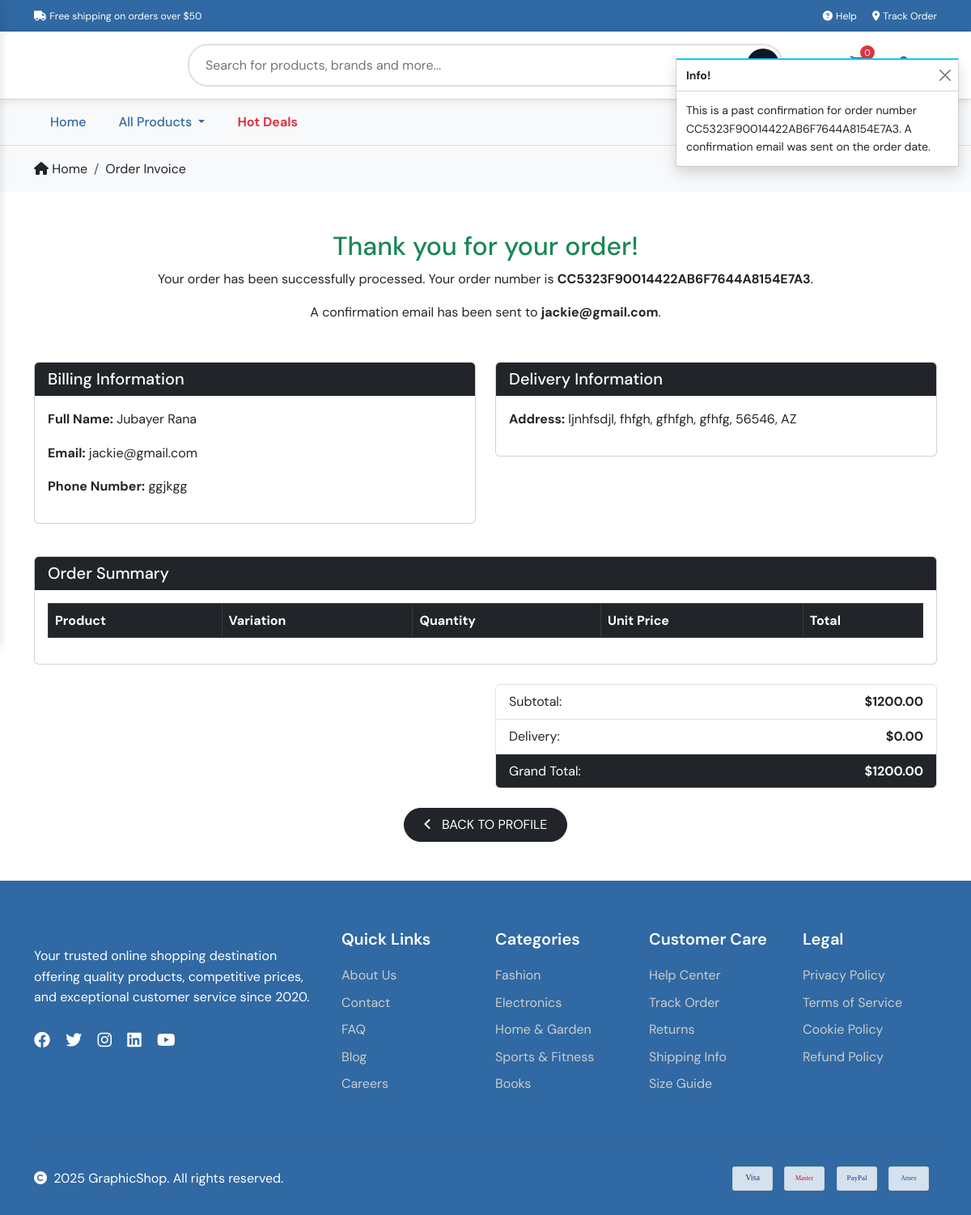
The page /profile/order/CC5323F90014422AB6F7644A8154E7A3/ (signed in) on the database its author committed.
### checkout/models.py (models this page shows, shortened)
class Order(models.Model):
    order_number = models.CharField(max_length=32, null=False, editable=False)
    full_name = models.CharField(max_length=50, null=False, blank=False)
    email = models.EmailField(max_length=254, null=False, blank=False)
    phone_number = models.CharField(max_length=20, null=False, blank=False)
    country = CountryField(blank_label='Country *', null=False, blank=False)
    postcode = models.CharField(max_length=20, null=True, blank=True)
    town_or_city = models.CharField(max_length=40, null=False, blank=False)
    street_address1 = models.CharField(max_length=80, null=False, blank=False)
    street_address2 = models.CharField(max_length=80, null=True, blank=True)
    county = models.CharField(max_length=80, null=True, blank=True)
    date = models.DateTimeField(auto_now_add=True)
    delivery_cost = models.DecimalField(max_digits=6, decimal_places=2, null=False, default=0)
    order_total = models.DecimalField(max_digits=10, decimal_places=2, null=False, default=0)
    grand_total = models.DecimalField(max_digits=10, decimal_places=2, null=False, default=0)
    original_bag = models.TextField(null=False, blank=False, default='')
    stripe_pid = models.CharField(max_length=254, null=False, blank=False, default='')

### profiles/views.py (the view)
# urls.py: path('order/<str:order_number>/', views.order_history, name='order_history'),
@login_required
def order_history(request, order_number):
    order = get_object_or_404(Order, order_number=order_number, email=request.user.email)
    messages.info(
        request,
        f'This is a past confirmation for order number {order_number}. '
        'A confirmation email was sent on the order date.'
    )
    return render(
        request,
        'checkout/checkout_success.html',
        {
            'order': order,
            'from_profile': True,
        }
    )

### bag/contexts.py (called while the page is built, shortened)
def bag_contents(request):
    bag_items = []
    total = 0
    product_count = 0
    bag = request.session.get('bag', {})
    if total < settings.FREE_DELIVERY_THRESHOLD:
        delivery = total * Decimal(settings.STANDARD_DELIVERY_PERCENTAGE / 100)
        free_delivery_delta = settings.FREE_DELIVERY_THRESHOLD - total
    else:
        delivery = Decimal(0)
        free_delivery_delta = Decimal(0)
    grand_total = total + delivery
    return {
        'bag_items': bag_items,
        'total': total,
        'product_count': product_count,
        'delivery': delivery,
        'free_delivery_delta': free_delivery_delta,
        'free_delivery_threshold': settings.FREE_DELIVERY_THRESHOLD,
        'grand_total': grand_total,
    }

### checkout/templates/checkout/checkout_success.html (shortened to what this page needs)
{% extends 'frontend/layouts/base.html' %}
{% load static %}
{% block content %}
<section class="breadcrumb-section border-top py-3 bg-light">
    <div class="container">
        <nav aria-label="breadcrumb">
            <ol class="breadcrumb mb-0 bg-light">
                <li class="breadcrumb-item">
                    <a href="{% url 'home' %}" class="text-decoration-none text-dark">
                        <i class="fas fa-home"></i> Home
                    </a>
                </li>
                <li class="breadcrumb-item active text-dark" aria-current="page">Order Invoice</li>
            </ol>
        </nav>
    </div>
</section>
<section class="container py-5">
    <div class="text-center mb-5">
        <h2 class="text-success">Thank you for your order!</h2>
        <p>Your order has been successfully processed. Your order number is <strong>{{ order.order_number }}</strong>.</p>
        <p>A confirmation email has been sent to <strong>{{ order.email }}</strong>.</p>
    </div>
    <div class="row mb-4">
        <div class="col-md-6">
            <div class="card mb-3">
                <div class="card-header bg-dark text-white">
                    <h5 class="mb-0">Billing Information</h5>
                </div>
                <div class="card-body">
                    <p><strong>Full Name:</strong> {{ order.full_name }}</p>
                    <p><strong>Email:</strong> {{ order.email }}</p>
                    <p><strong>Phone Number:</strong> {{ order.phone_number }}</p>
                </div>
            </div>
        </div>
        <div class="col-md-6">
            <div class="card mb-3">
                <div class="card-header bg-dark text-white">
                    <h5 class="mb-0">Delivery Information</h5>
                </div>
                <div class="card-body">
                    <p><strong>Address:</strong>
                        {{ order.street_address1 }}{% if order.street_address2 %}, {{ order.street_address2 }}{% endif %},
                        {{ order.town_or_city }}{% if order.county %}, {{ order.county }}{% endif %},
                        {{ order.postcode }}, {{ order.country }}
                    </p>
                </div>
            </div>
        </div>
    </div>
    <div class="card mb-4">
        <div class="card-header bg-dark text-white">
            <h5 class="mb-0">Order Summary</h5>
        </div>
        <div class="card-body">
            <table class="table table-bordered">
                <thead class="table-dark">
                    <tr>
                        <th>Product</th>
                        <th>Variation</th>
                        <th>Quantity</th>
                        <th>Unit Price</th>
                        <th>Total</th>
                    </tr>
                </thead>
            </table>
        </div>
    </div>
    <div class="row justify-content-end mb-4">
        <div class="col-md-6">
            <ul class="list-group">
                <li class="list-group-item d-flex justify-content-between">
                    <span>Subtotal:</span>
                    <strong>${{ order.order_total }}</strong>
                </li>
                <li class="list-group-item d-flex justify-content-between">
                    <span>Delivery:</span>
                    <strong>${{ order.delivery_cost }}</strong>
                </li>
                <li class="list-group-item d-flex justify-content-between bg-dark text-white">
                    <span>Grand Total:</span>
                    <strong>${{ order.grand_total }}</strong>
                </li>
            </ul>
        </div>
    </div>
    <div class="text-center mt-4">
        {% if from_profile %}
            <a href="{% url 'profile' %}" class="btn btn-dark rounded-pill px-4 py-2">
                <span class="icon me-2">
                    <i class="fas fa-angle-left"></i>
                </span>
                <span class="text-uppercase">Back to Profile</span>
            </a>
        {% endif %}
    </div>
</section>
{% endblock %}

### static/assets/css/style.css (style rules this page uses)
:root { --primary-color: #0F172B; --secondary-color: #6c757d; --dark-color: #3069a3; --light-bg: #f8f9fa; }
* { margin: 0; padding: 0; box-sizing: border-box; }
body { font-family: "DM Sans", sans-serif; line-height: 1.6; }
.breadcrumb-section { background: var(--light-bg); padding: 20px 0; }
.breadcrumb { background: none; margin: 0; padding: 0; }
.breadcrumb-item a { color: var(--primary-color); text-decoration: none; }
.breadcrumb-item.active { color: var(--secondary-color); }

### rows shown on the page
Order: order_number "CC5323F90014422AB6F7644A8154E7A3", email "jackie@gmail.com", full_name "Jubayer Rana", phone_number "ggjkgg", street_address1 "ljnhfsdjl", street_address2 "fhfgh", town_or_city "gfhfgh", county "gfhfg", postcode "56546", country "AZ", order_total "1200.00", delivery_cost "0.00", grand_total "1200.00"

### other values the page prints
{{ message }} "This is a past confirmation for order number CC5323F90014422AB6F7644A8154E7A3. A confirmation email was sent on the order date."
{{ free_delivery_threshold }} "50"
